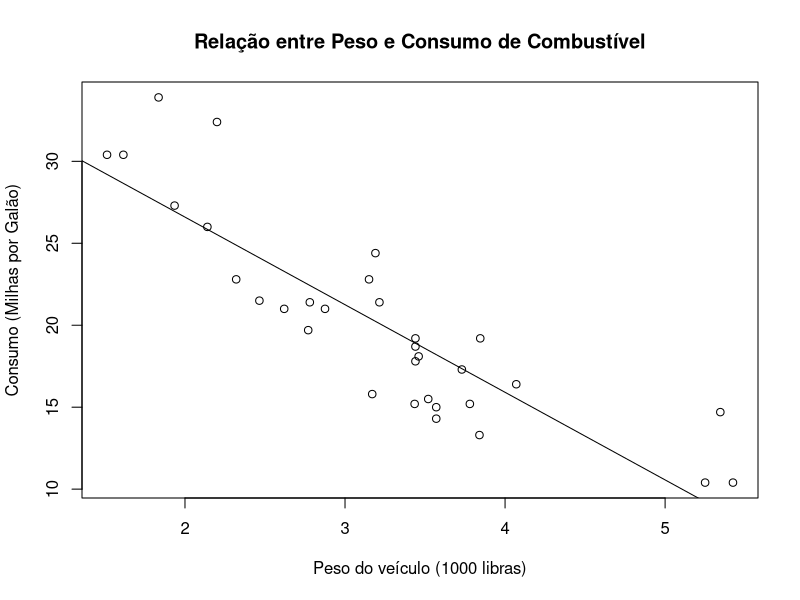
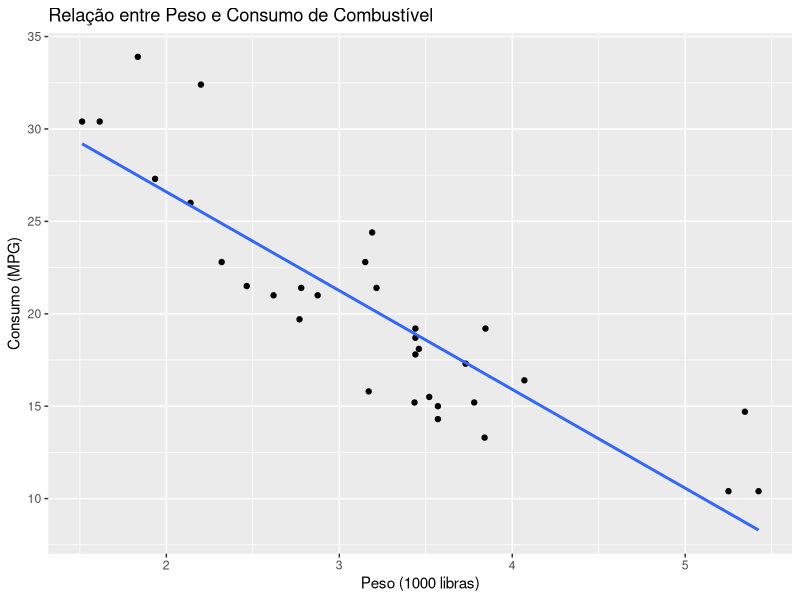
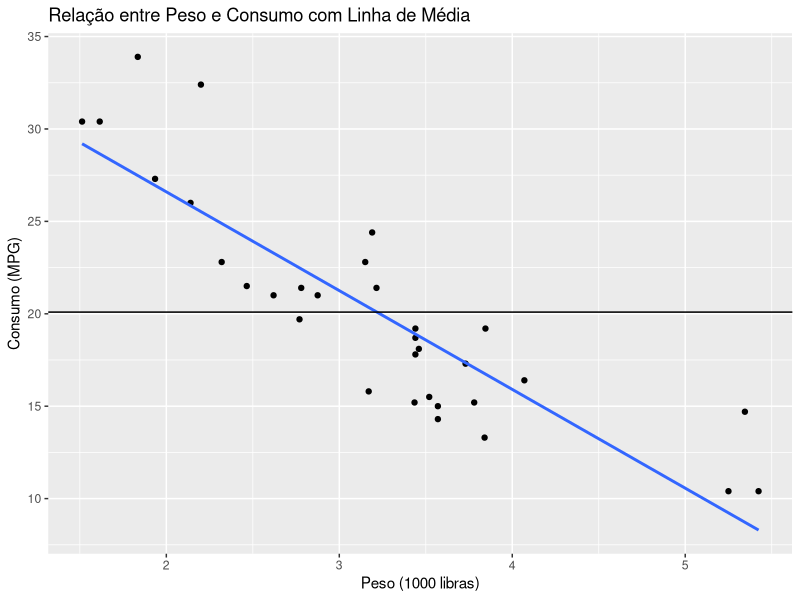
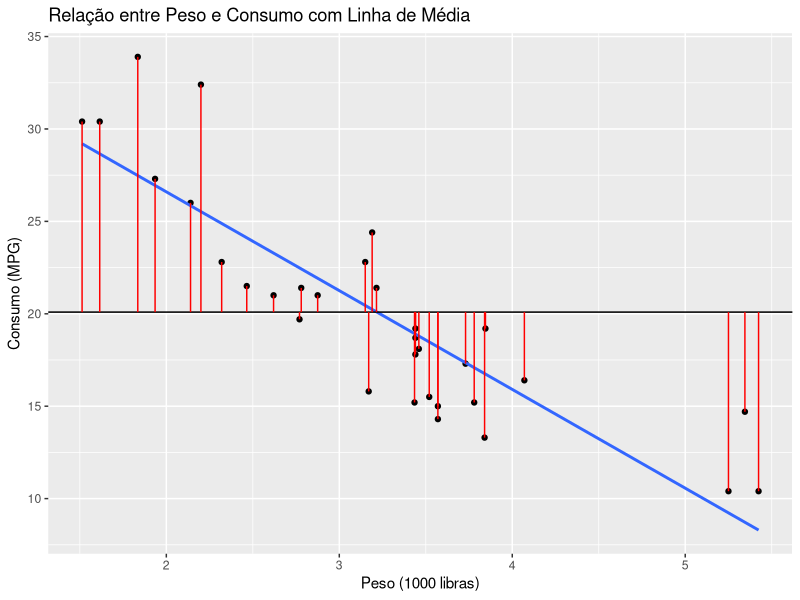

Reproduce these figures in R, in order.
#importando uma base nativa do R
help("mtcars") 
View(mtcars) 

#criando as variáveis MPG e WT
MPG <- mtcars$mpg  # Consumo de combustível
WT <- mtcars$wt    # Peso do veículo

#ver as primeiras entradas
head(MPG)
head(WT)

#criando os graficos
plot(WT, MPG, main = "Relação entre Peso e Consumo de Combustível",
     xlab = "Peso do veículo (1000 libras)", ylab = "Consumo (Milhas por Galão)")

#ajustando o modelo de regressão linear
modelo <- lm(MPG ~ WT)


#adicionando a linha de regressão no gráfico
abline(modelo)

# Utilizando ggplot para melhorar o gráfico
library(ggplot2)

ggplot(mapping = aes(WT, MPG)) +  
  geom_point() + 
  geom_smooth(method = "lm", se = FALSE) +
  labs(title = "Relação entre Peso e Consumo de Combustível", x = "Peso (1000 libras)", y = "Consumo (MPG)")

#remover o delimitador cinza e adicionar a linha da média
retas <- ggplot(mapping = aes(WT, MPG)) +  
  geom_point() + 
  geom_smooth(se = FALSE, method = "lm") +  
  geom_hline(yintercept = mean(MPG)) +
  labs(title = "Relação entre Peso e Consumo com Linha de Média", x = "Peso (1000 libras)", y = "Consumo (MPG)")
retas


#medir distâncias dos pontos para a média
retas + geom_segment(aes(x=WT, y=MPG, xend = WT, yend = mean(MPG)), color = "red")

#medir distância entre Regressão e valor real

# Calcular o R²
sqt = sum( (mean(MPG) - MPG)^2)
sqres = sum((predict(modelo) - MPG)^2)
r2 = (sqt - sqres) / sqt
r2  # Exibe o valor de R²

#prever o consumo de combustível para novos valores de peso de veículos
novos_pesos = data.frame(WT = c(3, 4, 5))  # Pesos de 3000, 4000 e 5000 libras
previsoes_consumo = predict(modelo, novos_pesos)
previsoes_consumo















